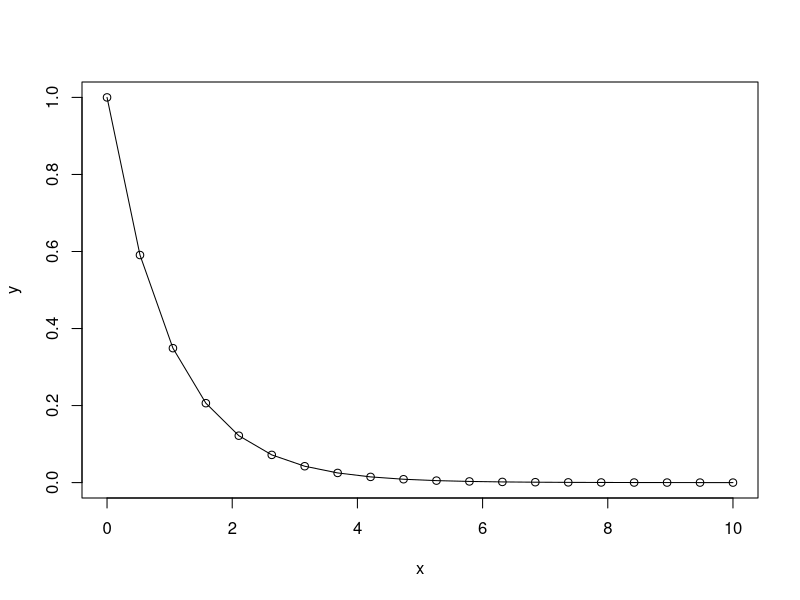
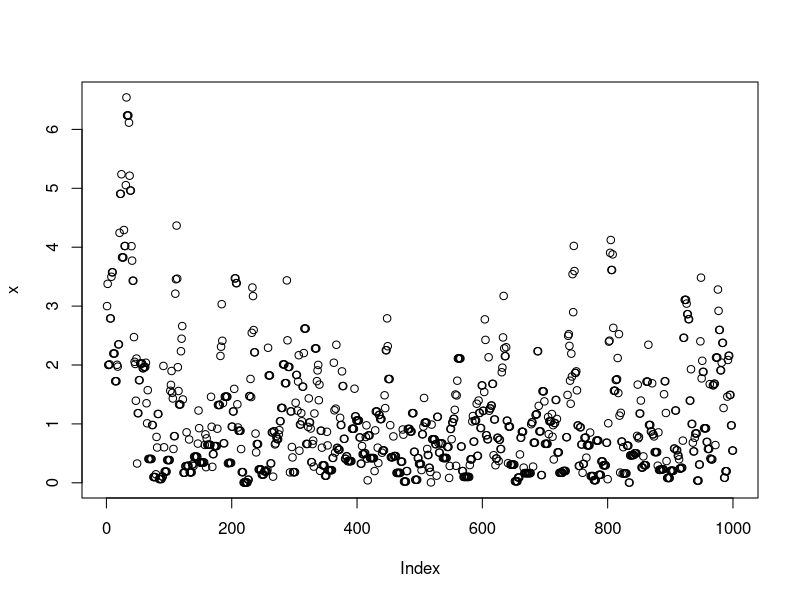
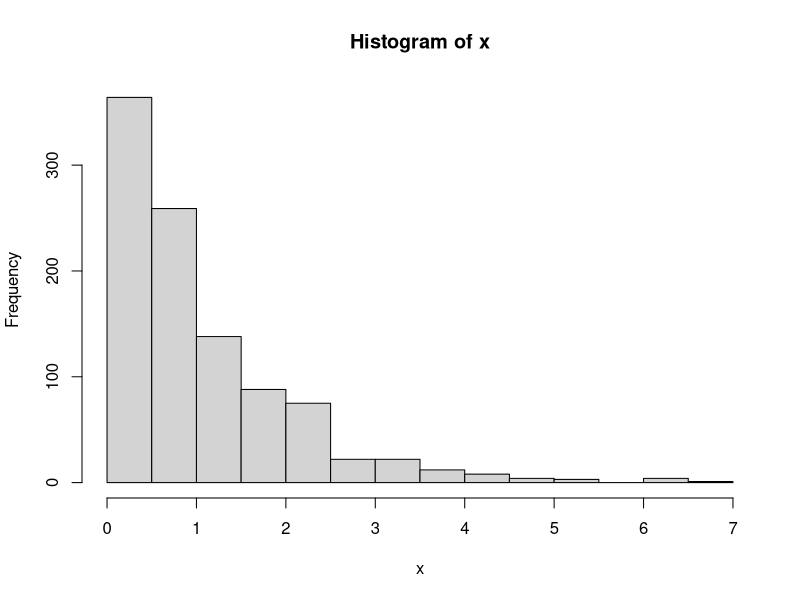
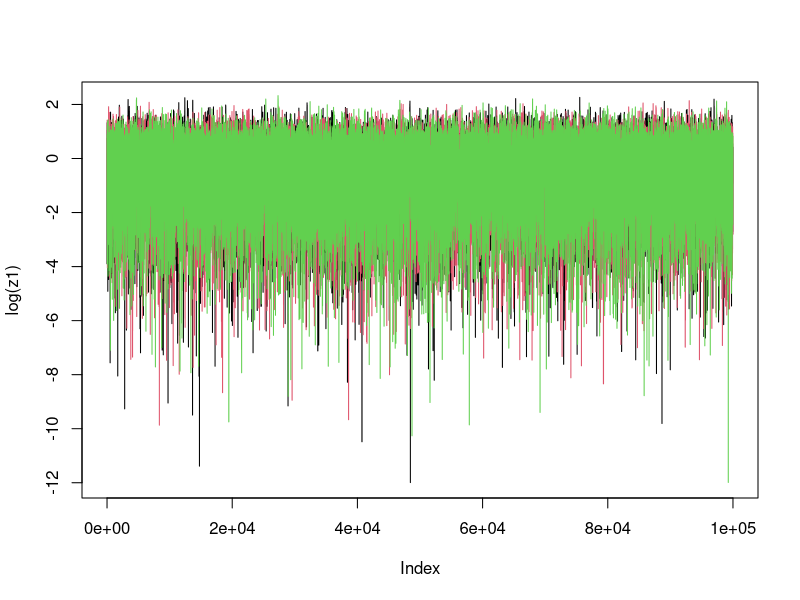
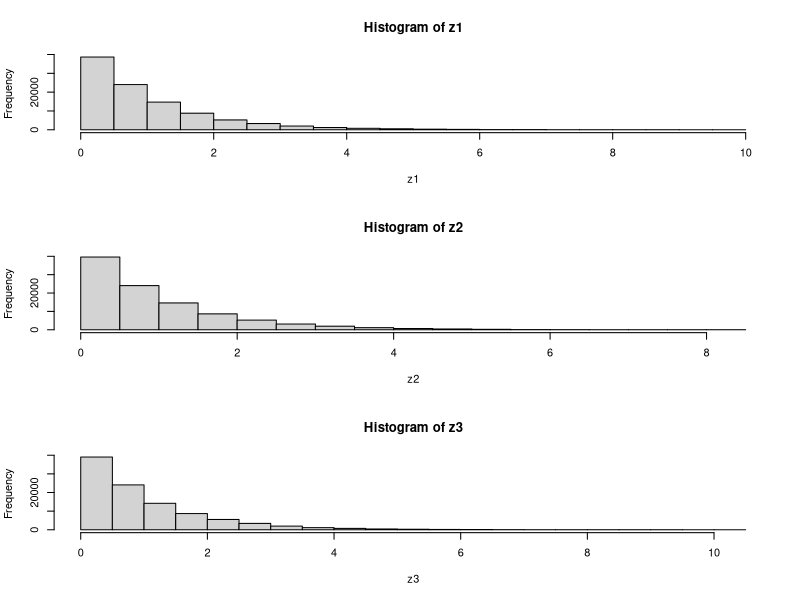

These charts were generated, in order, by the following R code:
x <- seq(from = 0, to = 10, length=20)


y <- exp(-x)
plot(x,y)
lines(x,y)



target <- function(x){
  if (x < 0) {
    return(0)
  } else {
    return(exp(-x))
  }
}



x <- rep(0, 1000)
x[1] <- 3     # this is just a starting value, which I’ve set arbitrarily to 3
for (i in 2:1000) {
  currentx <- x[i - 1]
  proposedx <- currentx + rnorm(1, mean = 0, sd = 1)
  A <- target(proposedx) / target(currentx)
  if (runif(1) < A) {
    x[i] <- proposedx
  } else {
    x[i] <- currentx
  }
}

plot(x)
hist(x)


easyMCMC <- function(niter, startval, proposalsd) {
  x <- rep(0, niter)
  x[1] <- startval
  for (i in 2:niter) {
    currentx <- x[i - 1]
    proposedx <- rnorm(1, mean = currentx, sd = proposalsd)
    A <- target(proposedx) / target(currentx)
    if (runif(1) < A) {
      x[i] <- proposedx
    } else {
      x[i] <- currentx
    }
  }
  return(x)
}

z1 <- easyMCMC(100000, 2, 1)
z2 <- easyMCMC(100000, 2, 1)
z3 <- easyMCMC(100000, 2, 1)

plot(log(z1), type = "l")
lines(log(z2), col = 2)
lines(log(z3), col = 3)


par(mfcol = c(3, 1)) # rather odd command tells R to put 3 graphs on a single page
hist(z1)
hist(z2)
hist(z3)

